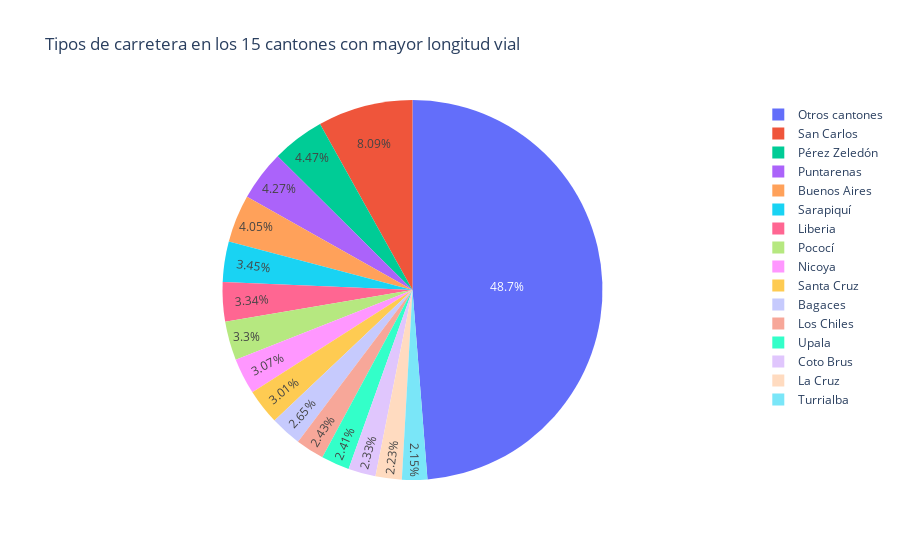

Source (notebook cell):
### Code cell
fig = px.pie(top_15_pastel, 
             names="canton", 
             values="longitud_km",
             title="Carreteras con mayor longitud vial",
             width=)

fig.show()

### Figure 1 — Plotly figure (JSON) as saved in the notebook; plotly's stock layout.template omitted (floating-point values rounded to 4 significant figures)
{"data": [{"domain": {"x": [0, 1], "y": [0, 1]}, "hovertemplate": "Cantón=%{label}<br>Longitud de carreteras (km)=%{value}<extra></extra>", "labels": ["Bagaces", "Buenos Aires", "Coto Brus", "La Cruz", "Liberia", "Los Chiles", "Nicoya", "Pococí", "Puntarenas", "Pérez Zeledón", "San Carlos", "Santa Cruz", "Sarapiquí", "Turrialba", "Upala", "Otros cantones"], "legendgroup": "", "name": "", "showlegend": true, "type": "pie", "values": [847.5, 1297.0, 747.5, 714.1, 1070.0, 777.0, 982.2, 1058.0, 1368.0, 1430.0, 2591.0, 965.2, 1103.0, 688.1, 770.1, 15610.0]}], "layout": {"autosize": true, "legend": {"tracegroupgap": 0}, "title": {"text": "Tipos de carretera en los 15 cantones con mayor longitud vial"}}}
